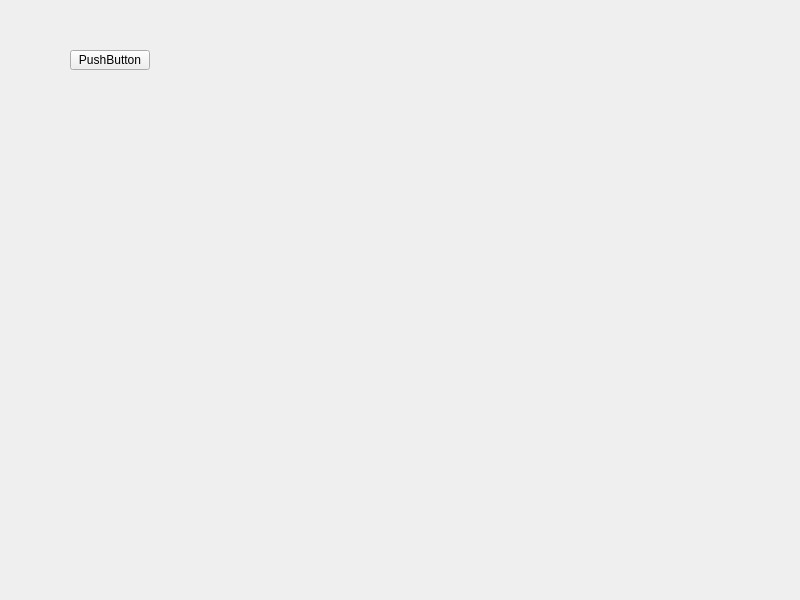
<?xml version="1.0" encoding="UTF-8"?>
<ui version="4.0">
 <class>Widget</class>
 <widget class="QWidget" name="Widget">
  <property name="geometry">
   <rect>
    <x>0</x>
    <y>0</y>
    <width>800</width>
    <height>600</height>
   </rect>
  </property>
  <property name="windowTitle">
   <string>Widget</string>
  </property>
  <widget class="QPushButton" name="pushButton">
   <property name="geometry">
    <rect>
     <x>70</x>
     <y>50</y>
     <width>80</width>
     <height>20</height>
    </rect>
   </property>
   <property name="text">
    <string>PushButton</string>
   </property>
  </widget>
 </widget>
 <resources/>
 <connections/>
</ui>
